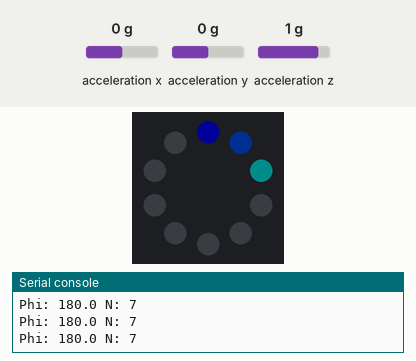
Simulated run of this program. Board: Circuit Playground running CircuitPython. Parts: the board's ring of 10 RGB LEDs (number 0 left of the top, counting anticlockwise), the last lines printed to the serial console. The test bench sets the inputs (shaded band); at power-on: acceleration x 0 g, acceleration y 0 g, acceleration z 1 g. Dim RGB values are drawn brighter than linear.

Above: at 1.2 s.
1.3 s: acceleration x set to -0.2 g
At 1.8 s:
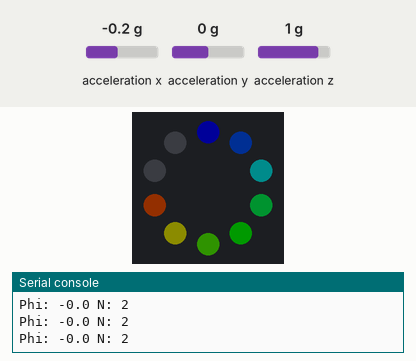
2.8 s: acceleration y set to -1.4 g
At 4.0 s:
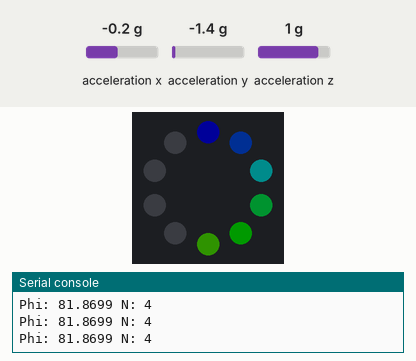
4.3 s: acceleration x set to -1.4 g
At 5.4 s:
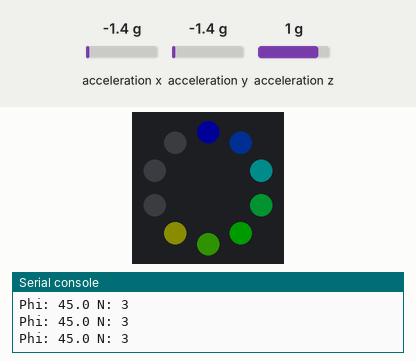
5.9 s: acceleration x set to -0.8 g
At 6.6 s:
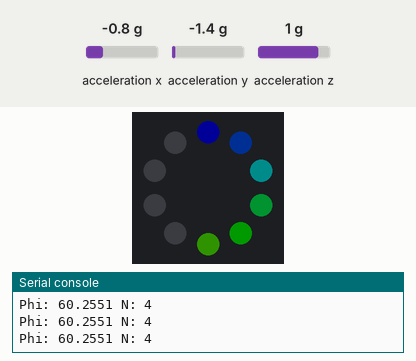
7.4 s: acceleration y set to 1.4 g
At 7.9 s:
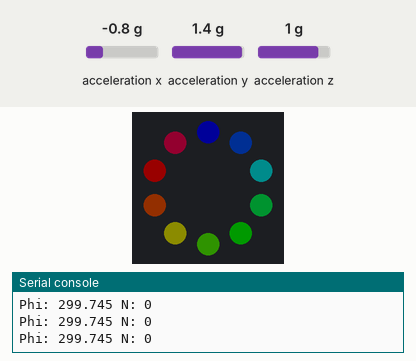
8.9 s: acceleration x set to 0 g
At 10.1 s:
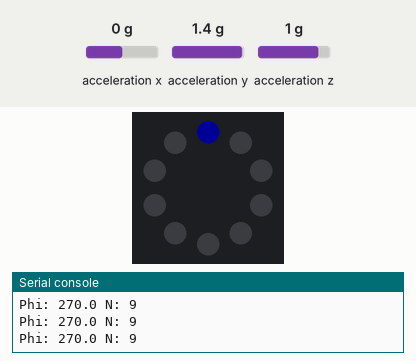
Timing chart, 0 to 11.4 s (numbered marks = the images above; inputs shaded):
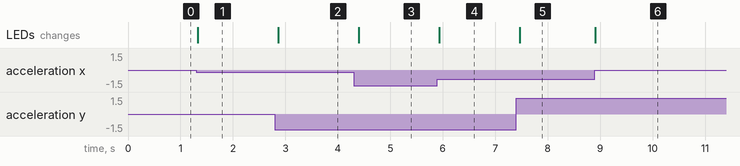

Measured:
- the behaviour switches between 0 and -0.1 g on acceleration x (found by bisection; images 0 and 1)
- after the input at 1.3 s, the LEDs: change at once (image 1)
- after the input at 2.8 s, the LEDs: change after 0.07 s (image 2)
- after the input at 4.3 s, the LEDs: change after 0.10 s (image 3)
- after the input at 5.9 s, the LEDs: change at once (image 4)
- after the input at 7.4 s, the LEDs: change after 0.07 s (image 5)
- after the input at 8.9 s, the LEDs: change at once (image 6)

The program:

main_orientation.py
```python
import adafruit_lis3dh
import board
import busio
import math
import time

import helpers

# ======================================================================

I2C = busio.I2C(board.ACCELEROMETER_SCL, board.ACCELEROMETER_SDA)
ACCEL = adafruit_lis3dh.LIS3DH_I2C(I2C, address=0x19)

def main():
    """Light up to show which neopixel points up."""
    while True:
        ax, ay, az = ACCEL.acceleration
        atotal = math.sqrt( ax**2 + ay**2 + az**2 )
        # We can get theta unambigiously since it's just 0 to 180.
        theta = math.acos(az/atotal)
        # Outside the range -90 to 90, there are ambiguities in phi.
        if ax == 0:
            ax = 0.000001
        phi = math.atan(ay/ax)
        if ax > 0:
            phi = phi + math.pi
        # Let's also scale to 0 to 360.
        if phi < 0:
            phi += 2*math.pi
        # We want 0 to be at pixel 2.
        n = int(round(5*phi/math.pi, 0) + 2) % 10
        helpers.cpe_lin_show(0, 10, 10 - n)
        print('Phi:', phi*180/math.pi, 'N:', n)
        time.sleep(0.1)

# ======================================================================

main()
```

helpers.py
```python
import board
import math
import neopixel

# ======================================================================

def cpe_log_show(vmin, vmax, v):
    return cpe_neopixel_scale( log_to_ten(vmin, vmax, v) )

# ----------------------------------------------------------------------

def cpe_lin_show(vmin, vmax, v):
    return cpe_neopixel_scale( lin_to_ten(vmin, vmax, v) )

# ----------------------------------------------------------------------

NEOPIXEL = None

def init_neopixel():
    global NEOPIXEL
    if NEOPIXEL is None:
        NEOPIXEL = neopixel.NeoPixel(board.NEOPIXEL, 10, brightness=0.1, auto_write=False)
    return

COLORS = [
    [0, 0, 255],
    [0, 64, 192],
    [0, 128, 128],
    [0, 192, 64],
    [0, 255, 0],
    [64, 192, 0],
    [128, 128, 0],
    [192, 64, 0],
    [255, 0, 0],
    [192, 0, 64],
]

BLACK = (0, 0, 0)

def cpe_neopixel_scale(n):
    """Accept a number from 0 to 10. Light up that many LEDs."""
    # Define this on use, not import, to avoid conflicts.
    init_neopixel()
    for i in range(10):
        # Gross, they're ordered counterclockwise.
        NEOPIXEL[9 - i] = BLACK if i >= int(n) else COLORS[i]
    return NEOPIXEL.show()

# ----------------------------------------------------------------------

def lin_to_ten(vmin, vmax, v):
    return 10*(v - vmin)/(vmax - vmin)

# ----------------------------------------------------------------------

def log_to_ten(vmin, vmax, v):
    vmin, vmax, v = [ max(1, x) for x in (vmin, vmax, v) ]
    return 10*math.log(v/vmin)/math.log(vmax/vmin)

# ======================================================================

CHASE_POS = [0, 0, 0]

def chase_advance(channel):
    global CHASE_POS
    init_neopixel()
    chase_clear(channel)
    tmp = list( NEOPIXEL[ CHASE_POS[channel] ] )
    tmp[channel] = 255
    NEOPIXEL[ CHASE_POS[channel] ] = tmp
    CHASE_POS[channel] = (CHASE_POS[channel] + 1) % 10
    return NEOPIXEL.show()

# ----------------------------------------------------------------------

def chase_clear(channel):
    init_neopixel()
    for i in range(10):
        tmp = list( NEOPIXEL[i] )
        tmp[channel] = 0
        NEOPIXEL[i] = tmp
    return NEOPIXEL.show()

# ======================================================================
```
